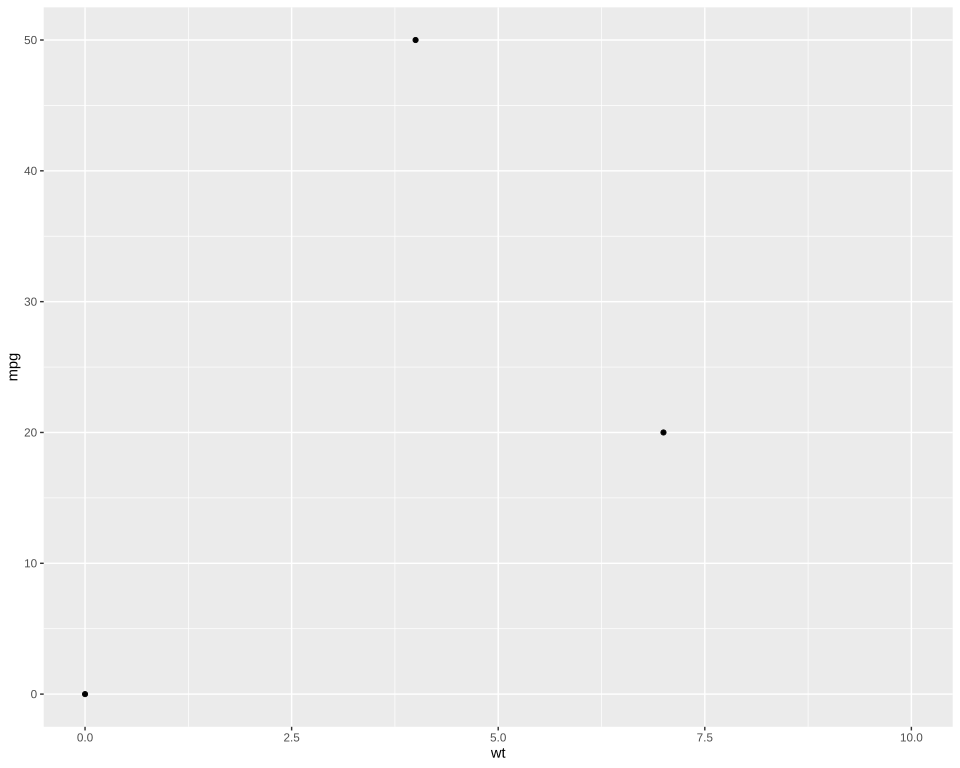

Reproduce this figure in R.
# The plot test/golden/point.svg draws, drawn by ggplot2 itself, as ggplot2's own visual tests
# draw their snapshots: the independent check on that golden whenever it changes. The suite never
# runs this; it needs R, ggplot2 and vdiffr, which Docker's r-base image installs. From the
# repository's root:
#
#   docker run --rm -v "$PWD/test/golden":/golden:ro r-base:latest bash -c \
#     'apt-get update -qq && apt-get install -y -qq r-cran-ggplot2 r-cran-vdiffr >/dev/null 2>&1 &&
#      Rscript /golden/point.R' > point.ggplot2.svg
#
# and compare the two drawings element by element, leaving out what svglite writes and Giggly does
# not (its XML declaration, its stylesheet, its page rectangle and its clip groups), each label's
# font-family, and a circle's black stroke, which svglite leaves to its stylesheet:
#
#   elements() { grep -E "^<(rect x|circle|polyline|text)" "$1" |
#     sed -e 's/font-family: [^;]*;//' -e 's/ stroke: #000000;//'; }
#   diff <(elements point.ggplot2.svg) <(elements test/golden/point.svg)
#
# vdiffr's `write_svg()` draws with its own copy of svglite and the Liberation fonts, at 720 by 576
# points, with no title; `theme_gray()` is added because vdiffr gives a plot that sets no theme
# `theme_test()` instead. First checked with ggplot2 4.0.3 and vdiffr 1.0.9.
#
# The diff shows one difference, by design: Giggly draws the x axis before the y axis, the order
# ggplot2's facets draw axes in, where ggplot2's plot without a facet draws the y axis first; the
# two never overlap, so the drawings look the same, and every element matches.

library(ggplot2)

data <- data.frame(wt = c(0, 4, 7, 10), mpg = c(0, 50, 20, NA))
plot <- ggplot(data, aes(wt, mpg)) + geom_point() + theme_gray()

file <- tempfile(fileext = ".svg")
vdiffr::write_svg(plot, file)
cat(readLines(file), sep = "\n")
